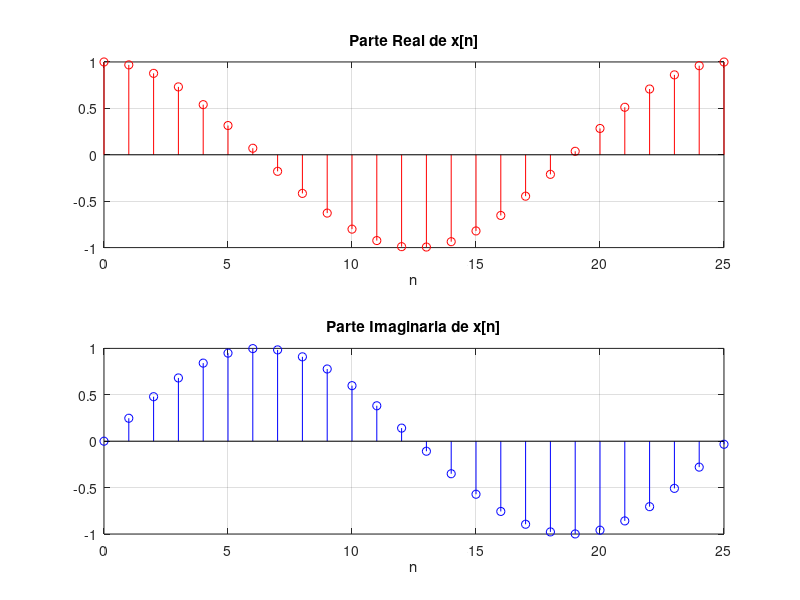

Write the MATLAB code that produced this figure.
% ----------------------------------------------------
% Laboratorio N° 2: Ejercicio 2.12
% (j*nn/4)
% Función exponencial compleja: x = Ae
% ----------------------------------------------------

nn = 0:25;
A=1;
xn = A*exp(j*nn/4);
subplot(211);
stem(nn, real(xn),'r');
grid on;
title('Parte Real de x[n]');
xlabel(' n ');
subplot (212);
stem (nn, imag(xn),'b');
grid on;
title ('Parte Imaginaria de x[n]');
xlabel ('n');
